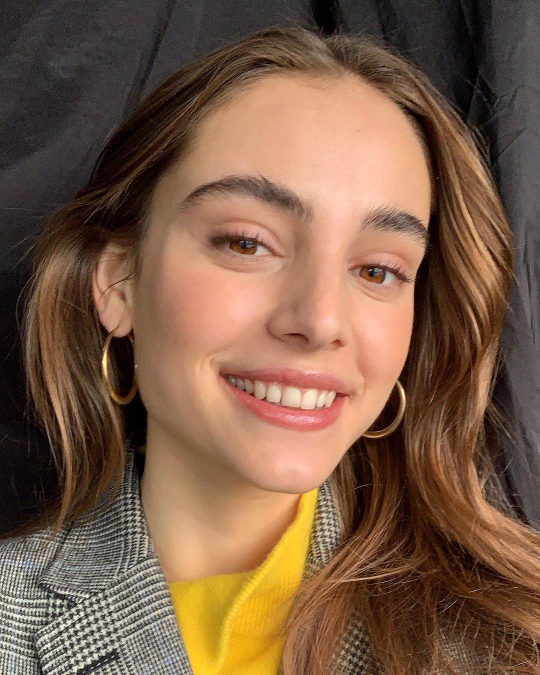
#> input picture Cartooning OpenCV/smile.jpg, 1080 x 1350 px (shown at 1/2 size)
$ python app.py
#> lines starting #> are read from the running program, lines starting #| are printed output that depends on the picture; after the words box and inside, x2 and y2 are one past the last pixel; in counts of white or black regions, pixels touching at a corner belong together
# Import open-cv library
import cv2

# Load images
img = cv2.imread('smile.jpg')
#> img is the input picture: shape (1350, 1080, 3); mean B, G, R 70.3, 92, 122.9

# Resize image 3 times smaller
div = 3
img = cv2.resize(img, (img.shape[1] // div,img.shape[0] //div))
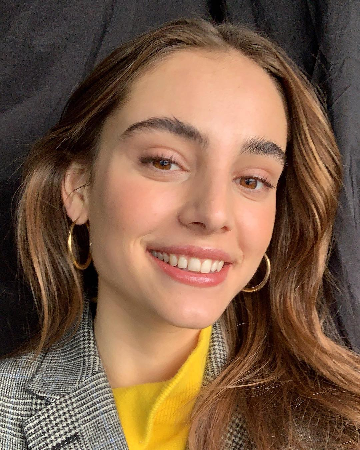
#> img: shape (450, 360, 3); mean B, G, R 70.3, 92, 122.9

# Edges images
gray = cv2.cvtColor(img, cv2.COLOR_BGR2GRAY) # Make image graysclae
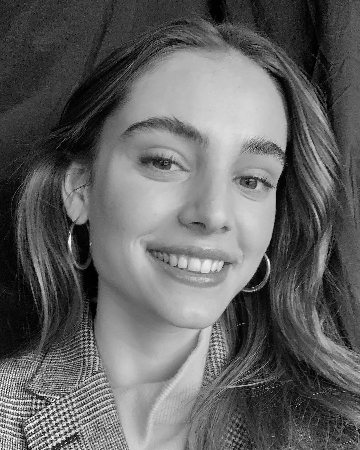
#> gray: shape (450, 360); min 0, max 255, mean 98.7
gray = cv2.medianBlur(gray, 5) # Add median blur to image
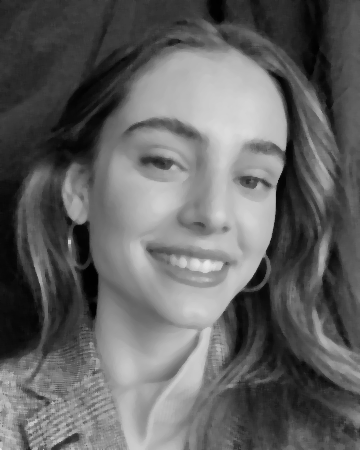
#> gray: shape (450, 360); min 1, max 232, mean 98.7
edges = cv2.adaptiveThreshold(gray, 255, cv2.ADAPTIVE_THRESH_MEAN_C, cv2.THRESH_BINARY, 9,9) # add adaptiveThreshold
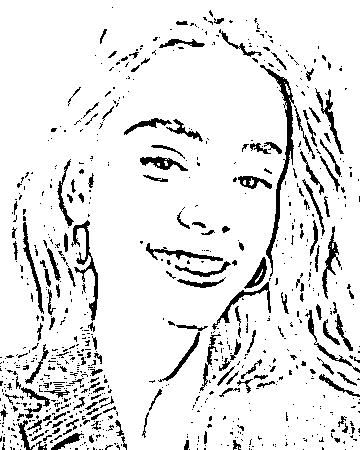
#> edges: shape (450, 360); 89.9% white; 792 black regions (635 under 20 px), largest, box (x1, y1, x2, y2) and area: (260, 65, 294, 277) 1101, (71, 220, 98, 321) 617, (212, 282, 271, 330) 374

# Color images
color = cv2.bilateralFilter(img, 9, 250, 250)
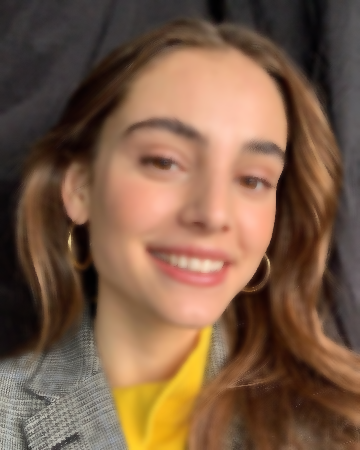
#> color: shape (450, 360, 3); mean B, G, R 70.3, 92, 122.8

# Cartoon images
cartoon = cv2.bitwise_and(color, color, mask = edges)
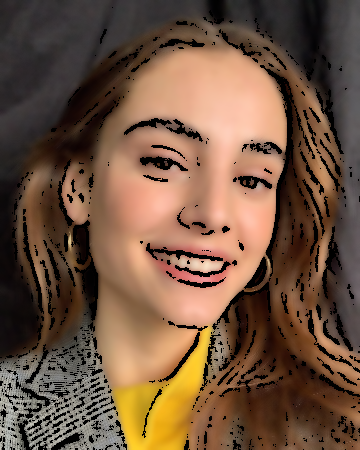
#> cartoon: shape (450, 360, 3); mean B, G, R 64.6, 84.6, 112.7

# Show Real, Edges, and Cartoon Images
cv2.imshow("Image", img)
cv2.imshow("Edges", edges)
cv2.imshow("Cartoon", cartoon)
cv2.waitKey(0)
cv2.destroyAllWindows()
